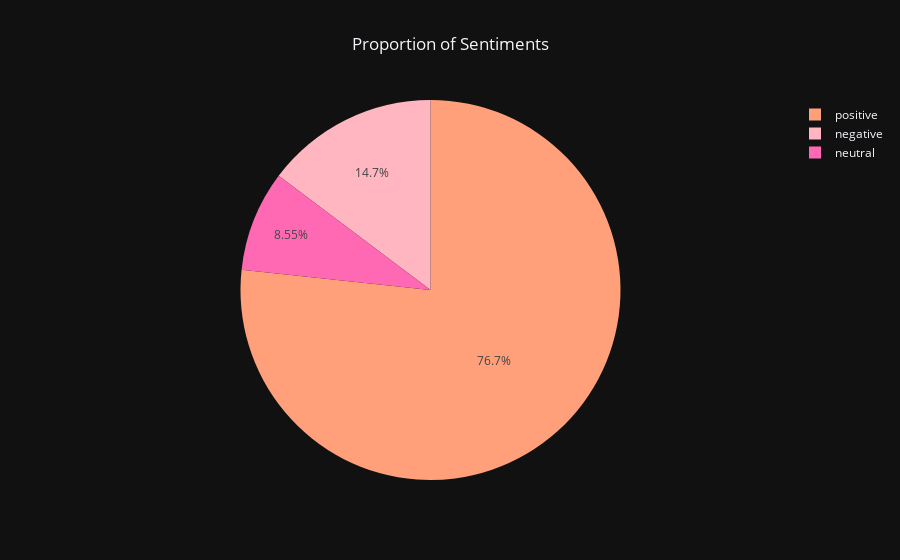

Notebook source saved alongside this figure:
### Markdown cell above
*   ##### Visualize the proportion of different sentiment categories (positive, negative, neutral) in the dataset of customer reviews.

### Code cell
fig = go.Figure(data=[go.Pie(labels=df['polarity'].value_counts().index.tolist(),
                             values=df['polarity'].value_counts().tolist(),
                             marker=dict(colors=['#FFA07A', '#FFB6C1', '#FF69B4']))])

fig.update_layout(title_text='Proportion of Sentiments', title_x=0.5,
                  template='plotly_dark')
fig.show()

### Figure 1 — Plotly figure (JSON) as saved in the notebook; plotly's stock layout.template omitted (floating-point values rounded to 4 significant figures)
{"data": [{"labels": ["positive", "negative", "neutral"], "marker": {"colors": ["#FFA07A", "#FFB6C1", "#FF69B4"]}, "type": "pie", "values": [2134, 410, 238]}], "layout": {"title": {"text": "Proportion of Sentiments", "x": 0.5}}}
